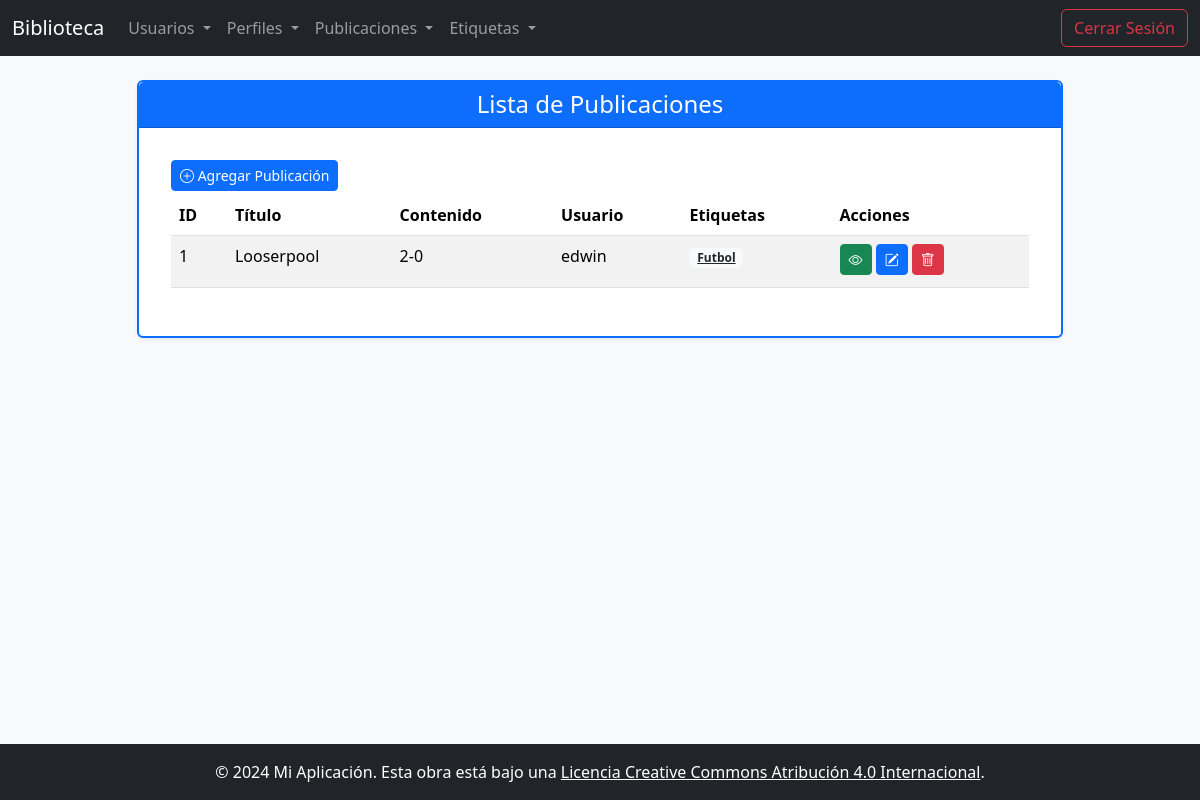
Screenshot of /Publicacion/ (signed in) with the database file from the repository.
### app/models/publicacion.py (models this page shows, shortened)
class Publicacion(db.Model):
    __tablename__ = 'publicaciones'
    id = db.Column(db.Integer, primary_key=True)
    titulo = db.Column(db.String(200), nullable=False)
    contenido = db.Column(db.Text, nullable=False)
    user_id = db.Column(db.Integer, db.ForeignKey('users.idUser'), nullable=False)
    user = db.relationship('User', back_populates='publicaciones')
    etiquetas = db.relationship('Etiqueta', secondary='publicacion_etiqueta', back_populates='publicaciones')

### app/models/users.py (models this page shows, shortened)
class User(db.Model, UserMixin):
    __tablename__ = 'users'
    idUser = db.Column(db.Integer, primary_key=True)
    nameUser = db.Column(db.String(80), unique=True, nullable=False)
    passwordUser = db.Column(db.String(120), nullable=False)
    email = db.Column(db.String(120), unique=True, nullable=False)
    perfil = db.relationship('Perfil', back_populates='user', uselist=False)
    publicaciones = db.relationship('Publicacion', back_populates='user')

### app/models/etiqueta.py (models this page shows, shortened)
class Etiqueta(db.Model):
    __tablename__ = 'etiquetas'
    id = db.Column(db.Integer, primary_key=True)
    nombre = db.Column(db.String(50), nullable=False)
    slug = db.Column(db.String(50), unique=True, nullable=False)
    publicaciones = db.relationship('Publicacion', secondary=publicacion_etiqueta, back_populates='etiquetas')

### app/routes/publicacion_route.py (the view)
@bp.route('/')
@login_required
def index():
    publicaciones = Publicacion.query.all()
    return render_template('publicacion/index.html', data=publicaciones)

### app/templates/publicacion/index.html (shortened to what this page needs)
{% extends "base.html" %}
{% block titulo_pagina %}
    {% if etiqueta %}
        Publicaciones con etiqueta: {{ etiqueta.nombre }}
    {% else %}
        Lista de Publicaciones
    {% endif %}
{% endblock %}
{% block content %}
    <div class="text-start">
        <a href="{{ url_for('publicacion.add') }}" class="btn btn-primary btn-sm mb-1">
            <i class="bi bi-plus-circle"></i> Agregar Publicación
        </a>
    </div>
    <table class="table table-striped">
        <thead>
            <tr>
                <th>ID</th>
                <th>Título</th>
                <th>Contenido</th>
                <th>Usuario</th>
                <th>Etiquetas</th>
                <th>Acciones</th>
            </tr>
        </thead>
        <tbody>
            {% for publicacion in data %}
                <tr>
                    <td>{{ publicacion.id }}</td>
                    <td>{{ publicacion.titulo }}</td>
                    <td>{{ publicacion.contenido[:50] }}{% if publicacion.contenido|length > 50 %}...{% endif %}</td>
                    <td>{{ publicacion.user.nameUser }}</td>
                    <td>
                        {% if publicacion.etiquetas %}
                            {% for etiqueta in publicacion.etiquetas %}
                                <a href="{{ url_for('publicacion.publicaciones_por_etiqueta', etiqueta_id=etiqueta.id) }}" class="badge bg-light text-dark me-1">{{ etiqueta.nombre }}</a>
                            {% endfor %}
                        {% else %}
                            -
                        {% endif %}
                    </td>
                    <td>
                        <a href="{{ url_for('publicacion.detail', id=publicacion.id) }}" class="btn btn-success btn-sm mb-1">
                            <i class="bi bi-eye"></i>
                        </a>
                        {% if publicacion.user_id == current_user.idUser %}
                        <a href="{{ url_for('publicacion.edit', id=publicacion.id) }}" class="btn btn-primary btn-sm mb-1">
                            <i class="bi bi-pencil-square"></i>
                        </a>
                        <a href="{{ url_for('publicacion.delete', id=publicacion.id) }}" class="btn btn-danger btn-sm mb-1">
                            <i class="bi bi-trash"></i>
                        </a>
                        {% endif %}
                    </td>
                </tr>
            {% endfor %}
        </tbody>
    </table>
{% endblock %}

### rows the page displays
Publicacion: id "1", titulo "Looserpool", contenido "2-0", user.nameUser "edwin"
Etiqueta: nombre "Futbol"
